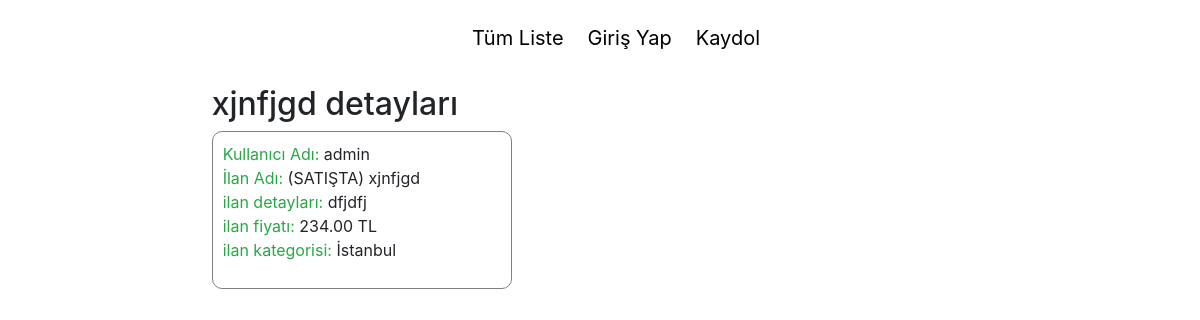
The app's page /posts/xjnfjgd-1, older data.
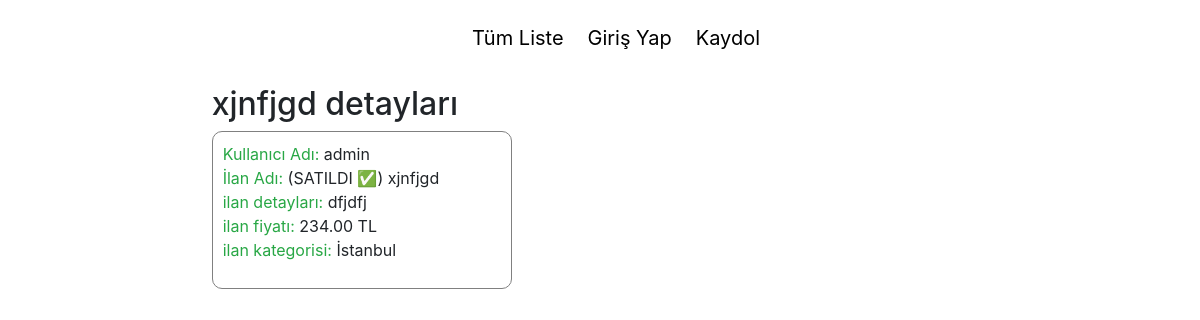
The same page, newer data.
### posts/models.py (models this page shows, shortened)
class PostModel(models.Model):
    user = models.ForeignKey(User, on_delete=models.CASCADE, related_name='post_user')
    title = models.CharField(max_length=120)
    about_post = models.CharField(max_length=200)
    price = models.DecimalField(max_digits=10, decimal_places=2)
    currency  = models.CharField(max_length=5, null=True)
    category = models.CharField(max_length=15)
    releaseDate = models.DateTimeField(auto_now_add=True)
    slug = models.SlugField(unique=True, editable=False, max_length=130)
    sold_or_not_model = models.BooleanField(default=False)

### register/models.py (models this page shows)
class CustomUser(AbstractUser):
    email = models.EmailField(_('email address'), unique=True)

### posts/views.py (the view)
# urls.py: path("posts/<slug:slug>", views.post_detail_view, name="post_detail_view"),
def post_detail_view(response, slug):
    postView = PostModel.objects.get(slug=slug)
    ctx = {
        "post": postView,
    }
    return render(response, "posts/post_details.html" , context=ctx)

### posts/templates/posts/post_details.html (shortened to what this page needs)
{% extends 'root/base.html' %}
{% block content %}
    <h2>{{ post.title }} detayları</h2>
        <div class="item_border">
            <ul><span style="color: #28a745">Kullanıcı Adı:</span> {{ post.user }}
                <ul>
                {% if post.sold_or_not_model == True %}
                <li><span style="color: #28a745">İlan Adı:</span> (SATILDI ✅) {{ post.title }}
                {% else %}
                <li><span style="color: #28a745">İlan Adı:</span> (SATIŞTA) {{ post.title }}
                {% endif %}
                        <ul>
                            <li><span style="color: #28a745">ilan detayları:</span>  {{ post.about_post }}</li>
                            <li><span style="color: #28a745">ilan fiyatı:</span> {{ post.price }} {{ post.currency }}</li>
                            <li><span style="color: #28a745">ilan kategorisi:</span> {{ post.category }}</li>
                        </ul>
                    </li>
                </ul>
            </ul>
        </div>
{% endblock %}

Row changes from the older to the newer data that the page shows:
changed PostModel "xjnfjgd": sold_or_not_model False → True (drawn)
Text that changed along with them:
text no longer shown: "(SATIŞTA)"
text now shown: "(SATILDI ✅)"
